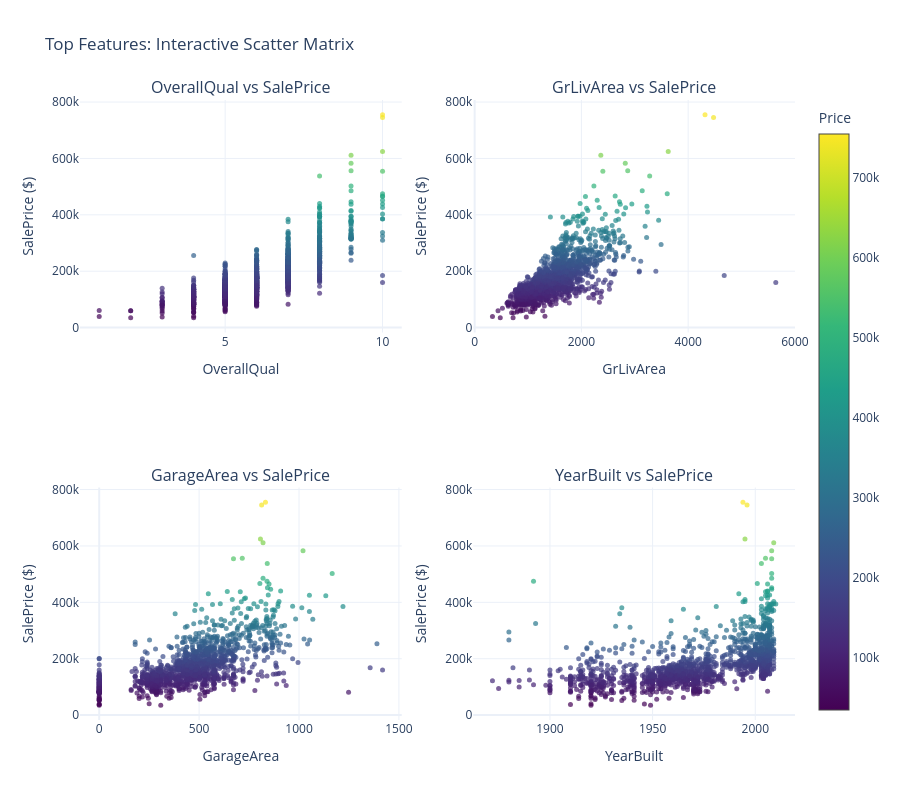

Notebook cell for this chart:
### Markdown cell above
#### Scatter Plots: Top Features vs SalePrice (Interactive)

### Code cell
# Interactive scatter plots for top 4 features
top_features = ['OverallQual', 'GrLivArea', 'GarageArea', 'YearBuilt']

fig = make_subplots(
    rows=2, cols=2,
    subplot_titles=[f"{feat} vs SalePrice" for feat in top_features],
    specs=[[{}, {}], [{}, {}]]
)

colors_cat = 'Viridis'

for idx, feature in enumerate(top_features):
    row = idx // 2 + 1
    col = idx % 2 + 1
    
    valid_data = df_viz[[feature, 'SalePrice']].dropna()
    
    fig.add_trace(
        go.Scatter(
            x=valid_data[feature],
            y=valid_data['SalePrice'],
            mode='markers',
            marker=dict(
                size=5,
                color=valid_data['SalePrice'],
                colorscale='Viridis',
                showscale=(idx == 3),
                colorbar=dict(title="Price") if idx == 3 else None,
                opacity=0.7
            ),
            name=feature,
            hovertemplate=f'<b>{feature}</b>: %{{x}}<br><b>SalePrice</b>: $%{{y:,.0f}}<extra></extra>'
        ),
        row=row, col=col
    )
    
    fig.update_xaxes(title_text=feature, row=row, col=col)
    fig.update_yaxes(title_text="SalePrice ($)", row=row, col=col)

fig.update_layout(height=800, showlegend=False, title_text="Top Features: Interactive Scatter Matrix", template='plotly_white')
fig.show()

### Figure 1 — Plotly figure (JSON) as saved in the notebook; plotly's stock layout.template omitted (floating-point values rounded to 4 significant figures; data arrays with more than 128 entries replaced by an {"elided": "..."} marker saying what was removed)
{"data": [{"hovertemplate": "<b>OverallQual</b>: %{x}<br><b>SalePrice</b>: $%{y:,.0f}<extra></extra>", "marker": {"color": {"elided": "1460 int values"}, "colorscale": [[0, "#440154"], [0.1111, "#482878"], [0.2222, "#3e4989"], [0.3333, "#31688e"], [0.4444, "#26828e"], [0.5556, "#1f9e89"], [0.6667, "#35b779"], [0.7778, "#6ece58"], [0.8889, "#b5de2b"], [1, "#fde725"]], "opacity": 0.7, "showscale": false, "size": 5}, "mode": "markers", "name": "OverallQual", "type": "scatter", "x": {"elided": "1460 int values"}, "xaxis": "x", "y": {"elided": "1460 int values"}, "yaxis": "y"}, {"hovertemplate": "<b>GrLivArea</b>: %{x}<br><b>SalePrice</b>: $%{y:,.0f}<extra></extra>", "marker": {"color": {"elided": "1460 int values"}, "colorscale": [[0, "#440154"], [0.1111, "#482878"], [0.2222, "#3e4989"], [0.3333, "#31688e"], [0.4444, "#26828e"], [0.5556, "#1f9e89"], [0.6667, "#35b779"], [0.7778, "#6ece58"], [0.8889, "#b5de2b"], [1, "#fde725"]], "opacity": 0.7, "showscale": false, "size": 5}, "mode": "markers", "name": "GrLivArea", "type": "scatter", "x": {"elided": "1460 int values"}, "xaxis": "x2", "y": {"elided": "1460 int values"}, "yaxis": "y2"}, {"hovertemplate": "<b>GarageArea</b>: %{x}<br><b>SalePrice</b>: $%{y:,.0f}<extra></extra>", "marker": {"color": {"elided": "1460 int values"}, "colorscale": [[0, "#440154"], [0.1111, "#482878"], [0.2222, "#3e4989"], [0.3333, "#31688e"], [0.4444, "#26828e"], [0.5556, "#1f9e89"], [0.6667, "#35b779"], [0.7778, "#6ece58"], [0.8889, "#b5de2b"], [1, "#fde725"]], "opacity": 0.7, "showscale": false, "size": 5}, "mode": "markers", "name": "GarageArea", "type": "scatter", "x": {"elided": "1460 int values"}, "xaxis": "x3", "y": {"elided": "1460 int values"}, "yaxis": "y3"}, {"hovertemplate": "<b>YearBuilt</b>: %{x}<br><b>SalePrice</b>: $%{y:,.0f}<extra></extra>", "marker": {"color": {"elided": "1460 int values"}, "colorbar": {"title": {"text": "Price"}}, "colorscale": [[0, "#440154"], [0.1111, "#482878"], [0.2222, "#3e4989"], [0.3333, "#31688e"], [0.4444, "#26828e"], [0.5556, "#1f9e89"], [0.6667, "#35b779"], [0.7778, "#6ece58"], [0.8889, "#b5de2b"], [1, "#fde725"]], "opacity": 0.7, "showscale": true, "size": 5}, "mode": "markers", "name": "YearBuilt", "type": "scatter", "x": {"elided": "1460 int values"}, "xaxis": "x4", "y": {"elided": "1460 int values"}, "yaxis": "y4"}], "layout": {"annotations": [{"font": {"size": 16}, "showarrow": false, "text": "OverallQual vs SalePrice", "x": 0.225, "xanchor": "center", "xref": "paper", "y": 1, "yanchor": "bottom", "yref": "paper"}, {"font": {"size": 16}, "showarrow": false, "text": "GrLivArea vs SalePrice", "x": 0.775, "xanchor": "center", "xref": "paper", "y": 1, "yanchor": "bottom", "yref": "paper"}, {"font": {"size": 16}, "showarrow": false, "text": "GarageArea vs SalePrice", "x": 0.225, "xanchor": "center", "xref": "paper", "y": 0.375, "yanchor": "bottom", "yref": "paper"}, {"font": {"size": 16}, "showarrow": false, "text": "YearBuilt vs SalePrice", "x": 0.775, "xanchor": "center", "xref": "paper", "y": 0.375, "yanchor": "bottom", "yref": "paper"}], "height": 800, "showlegend": false, "title": {"text": "Top Features: Interactive Scatter Matrix"}, "xaxis": {"anchor": "y", "domain": [0, 0.45], "title": {"text": "OverallQual"}}, "xaxis2": {"anchor": "y2", "domain": [0.55, 1], "title": {"text": "GrLivArea"}}, "xaxis3": {"anchor": "y3", "domain": [0, 0.45], "title": {"text": "GarageArea"}}, "xaxis4": {"anchor": "y4", "domain": [0.55, 1], "title": {"text": "YearBuilt"}}, "yaxis": {"anchor": "x", "domain": [0.625, 1], "title": {"text": "SalePrice ($)"}}, "yaxis2": {"anchor": "x2", "domain": [0.625, 1], "title": {"text": "SalePrice ($)"}}, "yaxis3": {"anchor": "x3", "domain": [0, 0.375], "title": {"text": "SalePrice ($)"}}, "yaxis4": {"anchor": "x4", "domain": [0, 0.375], "title": {"text": "SalePrice ($)"}}}}
